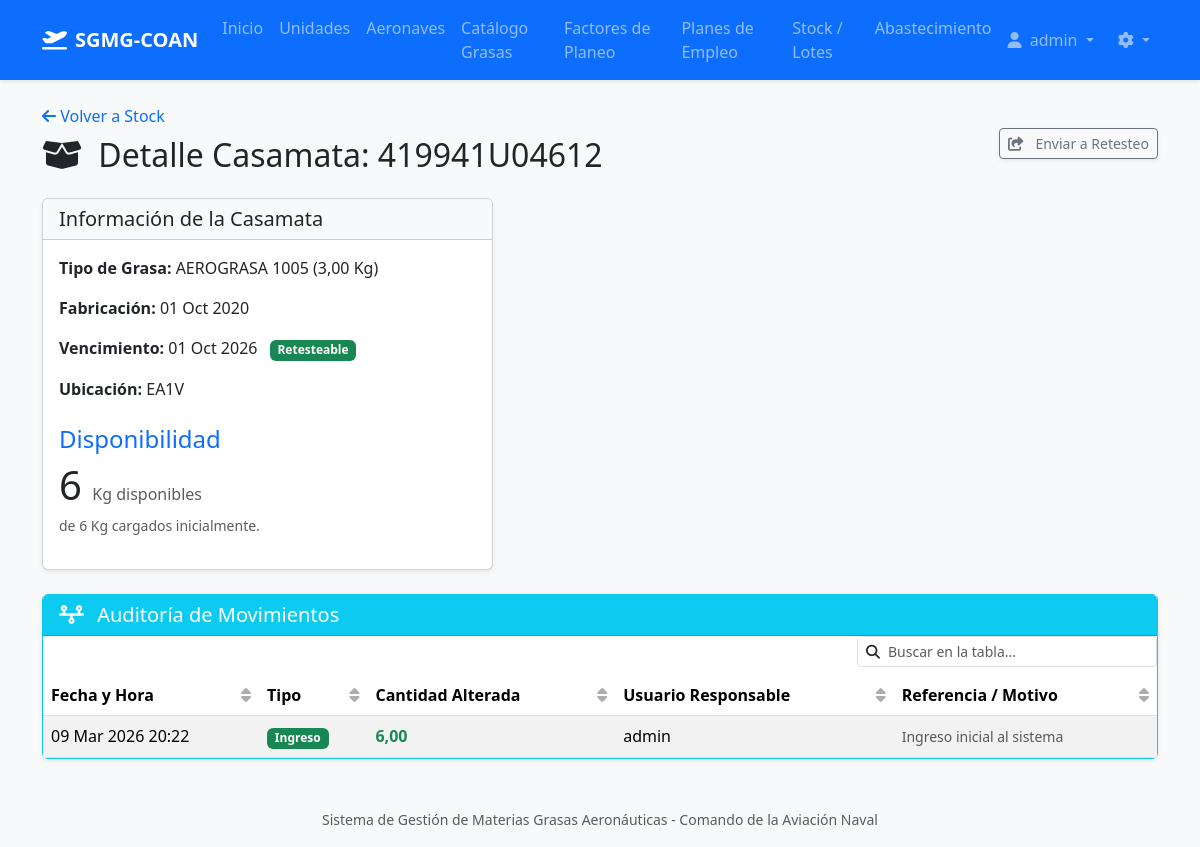
The page /stock/24/movements/ (signed in) on the database as committed earlier.
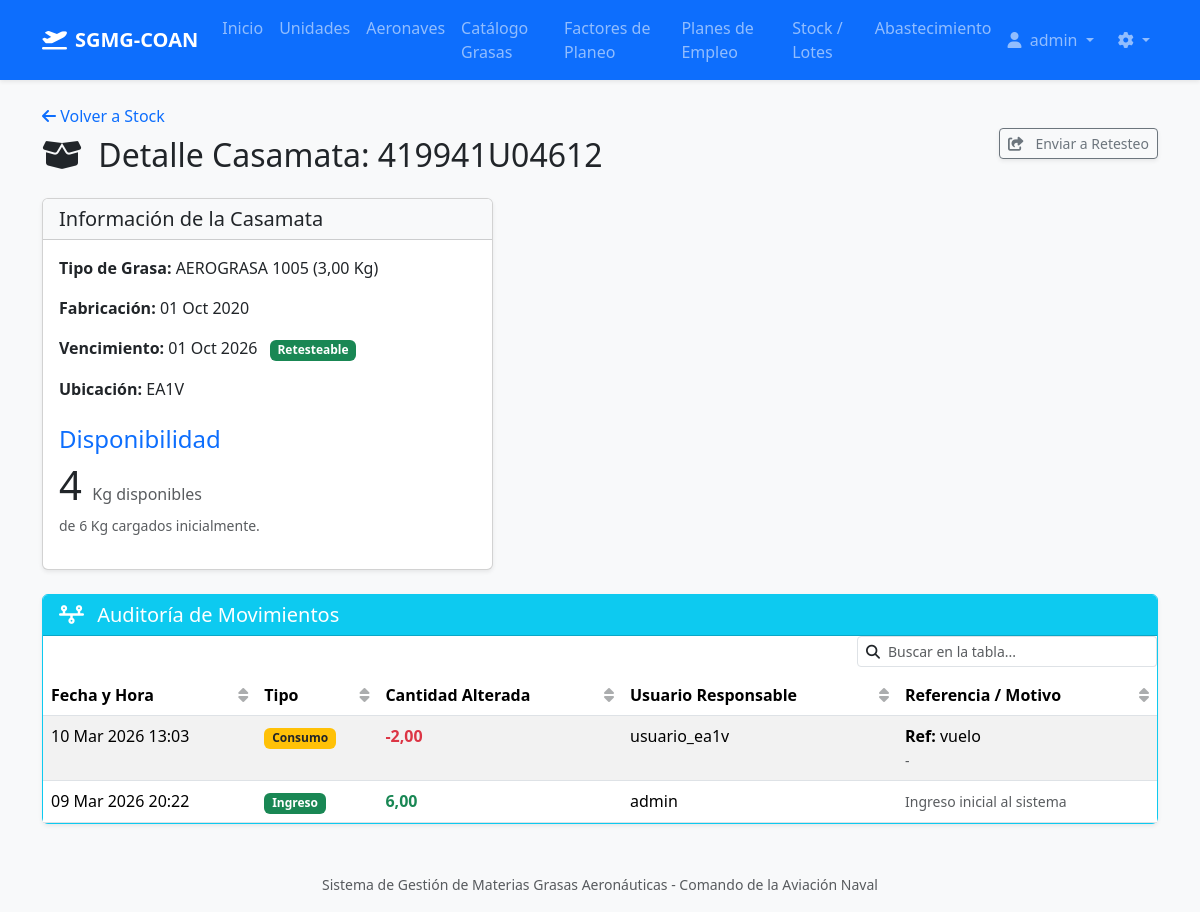
The same page on the database as committed later.
### core/models.py (models this page shows, shortened)
class GreaseBatch(models.Model):
    STATUS_CHOICES = [
        ('SERVICEABLE', 'Retesteable'),
        ('NEAR_EXPIRATION', 'Próximo a Vencer'),
        ('EXPIRED', 'Vencido'),
        ('PENDING_RETEST', 'Retesteando...'),
    ]
    grease_type = models.ForeignKey(GreaseType, on_delete=models.CASCADE, related_name="batches", verbose_name="Tipo de Grasa")
    batch_number = models.CharField(max_length=100, verbose_name="Número de Lote")
    manufacturing_date = models.DateField(verbose_name="Fecha de Fabricación")
    expiration_date = models.DateField(verbose_name="Fecha de Vencimiento")
    initial_quantity = models.DecimalField(max_digits=10, decimal_places=2, verbose_name="Cantidad Inicial")
    available_quantity = models.DecimalField(max_digits=10, decimal_places=2, verbose_name="Cantidad Disponible")
    unit_price = models.DecimalField(max_digits=14, decimal_places=6, verbose_name="Costo Unitario Real ($)", blank=True, null=True, help_text="Costo real calculado por unidad (Kg/L).")
    storage_location = models.CharField(max_length=100, verbose_name="Ubicación (Almacén/Unidad)")
    status = models.CharField(max_length=30, choices=STATUS_CHOICES, default='SERVICEABLE', verbose_name="Estado")
    can_be_retested = models.BooleanField(default=True, verbose_name="¿Admite retesteo futuro?", help_text="Indica si este lote puede ser sometido a un nuevo retesteo cuando venza.")
    is_archived = models.BooleanField(default=False, verbose_name="¿Archivado (Historial)?")
    class Meta:
        verbose_name = "Casamata"
        verbose_name_plural = "Casamatas"
        unique_together = ('grease_type', 'batch_number')

class StockMovement(models.Model):
    MOVEMENT_TYPES = [
        ('INCOMING', 'Ingreso inicial'),
        ('CONSUMPTION', 'Consumo operativo'),
        ('ADJUSTMENT', 'Ajuste de inventario/Auditoría'),
        ('RETEST', 'Retesteo / Extensión de Vencimiento'),
    ]
    batch = models.ForeignKey(GreaseBatch, on_delete=models.PROTECT, related_name="movements", verbose_name="Lote")
    movement_type = models.CharField(max_length=20, choices=MOVEMENT_TYPES, verbose_name="Tipo de Movimiento")
    quantity_changed = models.DecimalField(max_digits=10, decimal_places=2, verbose_name="Cantidad Alterada (+ o -)")
    movement_date = models.DateTimeField(auto_now_add=True, verbose_name="Fecha y Hora del Movimiento")
    user = models.ForeignKey(CustomUser, on_delete=models.PROTECT, verbose_name="Usuario Responsable")
    reference = models.CharField(max_length=255, blank=True, null=True, verbose_name="Referencia (Nro Remito / Plan Empleo)")
    reason = models.TextField(blank=True, null=True, verbose_name="Motivo / Observaciones")
    class Meta:
        verbose_name = "Movimiento de Stock (Auditoría)"
        verbose_name_plural = "Movimientos de Stock (Auditoría)"
        ordering = ['-movement_date']

class CustomUser(AbstractUser):
    unit = models.ForeignKey(
        'Unit',
        on_delete=models.SET_NULL,
        null=True,
        blank=True,
        related_name='users',
        verbose_name="Unidad / Escuadrilla Asignada",
        help_text="Asignar una unidad para restringir al usuario a consumos únicamente de esta ubicación."
    )

class GreaseType(models.Model):
    unidad = models.CharField(max_length=50, verbose_name="UNIDAD")
    presentacion = models.DecimalField(max_digits=10, decimal_places=2, verbose_name="PRESENTACIÓN")
    nomenclatura = models.CharField(max_length=150, verbose_name="NOMENCLATURA")
    nne_nsn = models.CharField(max_length=100, verbose_name="N.N.E. / N.S.N.", blank=True, null=True)
    sibys = models.CharField(max_length=100, verbose_name="SIBYS", blank=True, null=True)
    nato = models.CharField(max_length=100, verbose_name="NATO", blank=True, null=True)
    normas_mil_otras = models.CharField(max_length=200, verbose_name="NORMAS MIL / OTRAS", blank=True, null=True)
    shelf_life_months = models.PositiveIntegerField(verbose_name="Vida Útil Total (Meses)")
    recertification_allowed = models.BooleanField(default=False, verbose_name="Permite Re-certificación")
    minimum_stock = models.DecimalField(max_digits=10, decimal_places=2, default=0, verbose_name="Stock Mínimo Permanente", help_text="Punto de pedido. El sistema enviará alertas si el stock cae por debajo de esta cantidad.")
    class Meta:
        verbose_name = "Tipo de Grasa / Aceite"
        verbose_name_plural = "Tipos de Grasas / Aceites"
        unique_together = ('nomenclatura', 'presentacion', 'normas_mil_otras')

### core/views.py (the view)
# urls.py: path('stock/<int:pk>/movements/', views.GreaseBatchDetailView.as_view(), name='batch_detail'),
class GreaseBatchDetailView(LoginRequiredMixin, ListView):
    model = StockMovement
    template_name = 'core/greasebatch_detail.html'
    context_object_name = 'movements'
    def get_queryset(self):
        return StockMovement.objects.filter(batch_id=self.kwargs['pk']).order_by('-movement_date')
    def get_context_data(self, **kwargs):
        context = super().get_context_data(**kwargs)
        context['batch'] = GreaseBatch.objects.get(pk=self.kwargs['pk'])
        return context

### core/templatetags/core_filters.py (called while the page is built)
@register.filter
def smart_number(value):
    try:
        if isinstance(value, Decimal):
            d = value.normalize()
            return int(d) if d == d.to_integral() else d
        f_val = float(value)
        if f_val.is_integer():
            return int(f_val)
        return f_val
    except (ValueError, TypeError):
        return value

### core/templates/core/greasebatch_detail.html (shortened to what the changed rows need)
{% extends 'base.html' %}
{% load core_filters %}
{% block content %}
<div class="mt-4 mb-3 d-flex justify-content-between align-items-center">
    <div>
        <a href="{% url 'batch_list' %}" class="text-decoration-none"><i class="fa-solid fa-arrow-left"></i> Volver a Stock</a>
        <h2 class="mt-2"><i class="fa-solid fa-box-open me-2"></i> Detalle Casamata: {{ batch.batch_number }}</h2>
    </div>
</div>
<div class="row">
    <div class="col-md-5">
        <div class="card shadow-sm mb-4">
            <div class="card-body">
                <p><strong>Tipo de Grasa:</strong> {{ batch.grease_type.nomenclatura }} ({{ batch.grease_type.presentacion }} {{ batch.grease_type.unidad }})</p>
                <p><strong>Fabricación:</strong> {{ batch.manufacturing_date|date:"d M Y" }}</p>
                <p>
                    <strong>Vencimiento:</strong> {{ batch.expiration_date|date:"d M Y" }}
                    <span class="badge {% if batch.available_quantity <= 0 %}bg-secondary{% elif batch.status == 'EXPIRED' %}bg-danger{% elif batch.status == 'NEAR_EXPIRATION' %}bg-warning text-dark{% elif batch.status == 'PENDING_RETEST' %}bg-info text-dark{% else %}bg-success{% endif %} ms-2">
                        {% if batch.available_quantity <= 0 %}Sin Stock{% else %}{{ batch.get_status_display }}{% endif %}
                    </span>
                </p>
                <p><strong>Ubicación:</strong> {{ batch.storage_location }}</p>
                <h4 class="mt-4 text-primary">Disponibilidad</h4>
                <p class="display-6 mb-0">
                <strong>{{ batch.available_quantity|smart_number }}</strong>
                <small class="text-muted fs-6">{{ batch.grease_type.unidad }} disponibles</small>
                </p>
                <p class="text-muted mt-1">
                    <small>de {{ batch.initial_quantity|smart_number }} {{ batch.grease_type.unidad }} cargados inicialmente.</small>
                </p>
            </div>
        </div>
    </div>
</div>
<div class="card shadow-sm border-info">
    <div class="card-body p-0">
        <table class="table table-striped mb-0">
            <thead>
                <tr>
                    <th>Fecha y Hora</th>
                    <th>Tipo</th>
                    <th>Cantidad Alterada</th>
                    <th>Usuario Responsable</th>
                    <th>Referencia / Motivo</th>
                </tr>
            </thead>
            <tbody>
                {% for movement in movements %}
                <tr>
                    <td>{{ movement.movement_date|date:"d M Y H:i" }}</td>
                    <td>
                        {% if movement.movement_type == 'INCOMING' %}
                            <span class="badge bg-success">Ingreso</span>
                        {% elif movement.movement_type == 'CONSUMPTION' %}
                            <span class="badge bg-warning text-dark">Consumo</span>
                        {% elif movement.movement_type == 'RETEST' %}
                            <span class="badge bg-info text-dark">Retesteo</span>
                        {% else %}
                            <span class="badge bg-secondary">Ajuste</span>
                        {% endif %}
                    </td>
                    <td>
                        <strong class="{% if movement.quantity_changed > 0 %}text-success{% else %}text-danger{% endif %}">
                            {{ movement.quantity_changed }}
                        </strong>
                    </td>
                    <td>{{ movement.user.username }}</td>
                    <td>
                        {% if movement.reference %}<strong>Ref:</strong> {{ movement.reference }}<br>{% endif %}
                        <small class="text-muted">{{ movement.reason|default:"-" }}</small>
                    </td>
                </tr>
                {% empty %}
                <tr>
                    <td colspan="5" class="text-center py-3 text-muted">No se registran movimientos.</td>
                </tr>
                {% endfor %}
            </tbody>
        </table>
    </div>
</div>
{% endblock %}

Rows that differ between the two databases and show on the page:
changed GreaseBatch "EA1V": available_quantity|smart_number "6" → "4"
added StockMovement: movement_date "10 Mar 2026 13:03", movement_type "Consumo", quantity_changed "-2,00", user.username "usuario_ea1v", reference "vuelo", reason "-"
